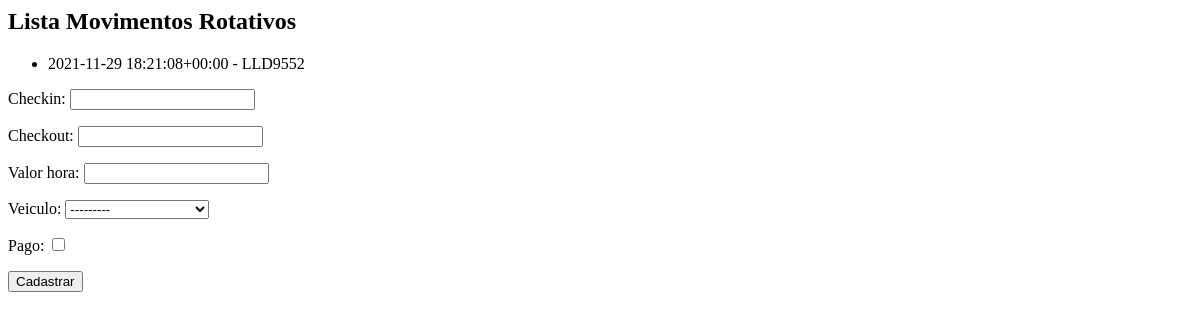
Before: /core/mov-rot/ with the older database file.
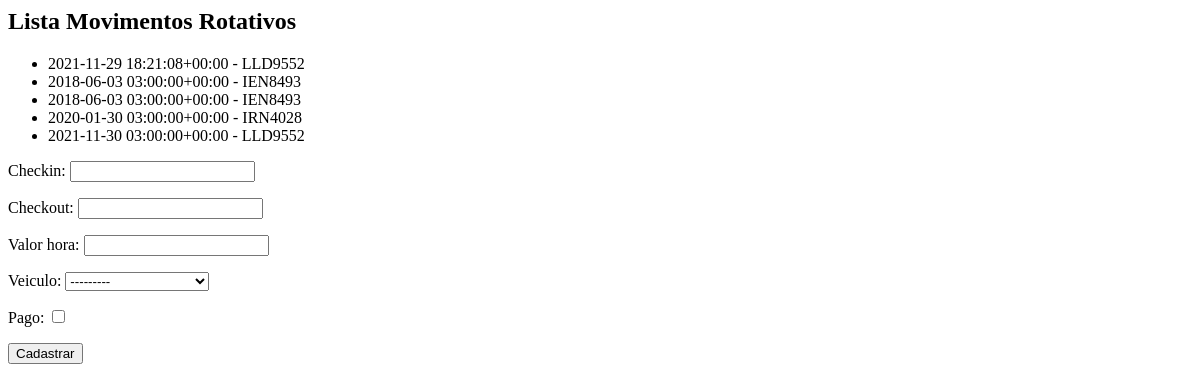
After: the same page with the newer database file.
### core/models.py (models this page shows, shortened)
class MovRotativo(models.Model):
    checkin = models.DateTimeField(auto_now=False)
    checkout = models.DateTimeField(auto_now=False, null=True, blank=True)
    valor_hora = models.DecimalField(max_digits=5, decimal_places=2)
    veiculo = models.ForeignKey(Veiculo, on_delete=models.CASCADE)
    pago = models.BooleanField(default=False)
    def __str__(self):
        return str(self.checkin) + " - " + self.veiculo.placa

class Veiculo(models.Model):
    marca = models.ForeignKey(Marca, on_delete=models.CASCADE)
    placa = models.CharField(max_length=7)
    proprietario = models.ForeignKey(Pessoa, on_delete=models.CASCADE)
    cor = models.CharField(max_length=15)
    observacoes = models.TextField()
    def __str__(self):
        return self.marca.nome + ' - ' + self.placa

### core/views.py (the view)
# urls.py: path('mov-rot/', lista_movrotativos, name='core_lista_movrotativos'),
def lista_movrotativos(request):
    mov_rot = MovRotativo.objects.all()
    form = MovRotativoForm()
    data = {'mov_rot': mov_rot, 'form': form}
    return render(request, 'core/lista_movrotativos.html', data)

### core/forms.py
class MovRotativoForm(ModelForm):
    class Meta:
        model = MovRotativo
        fields = '__all__'

### core/templates/core/lista_movrotativos.html (shortened to what this page needs)
<h2>Lista Movimentos Rotativos</h2>
<ul>
{% for mov in mov_rot %}
    <li>{{ mov }}</li>
{% endfor %}
</ul>
<form action="{% url 'core_movrotativo_novo' %}" method="post">
    {{ form.as_p }}
    <button type="submit">Cadastrar</button>
</form>

Changed rows visible on the page:
added MovRotativo: checkin+veiculo "2018-06-03 03:00:00+00:00 - IEN8493"
added MovRotativo: checkin+veiculo "2018-06-03 03:00:00+00:00 - IEN8493"
added MovRotativo: checkin+veiculo "2020-01-30 03:00:00+00:00 - IRN4028"
added MovRotativo: checkin+veiculo "2021-11-30 03:00:00+00:00 - LLD9552"
